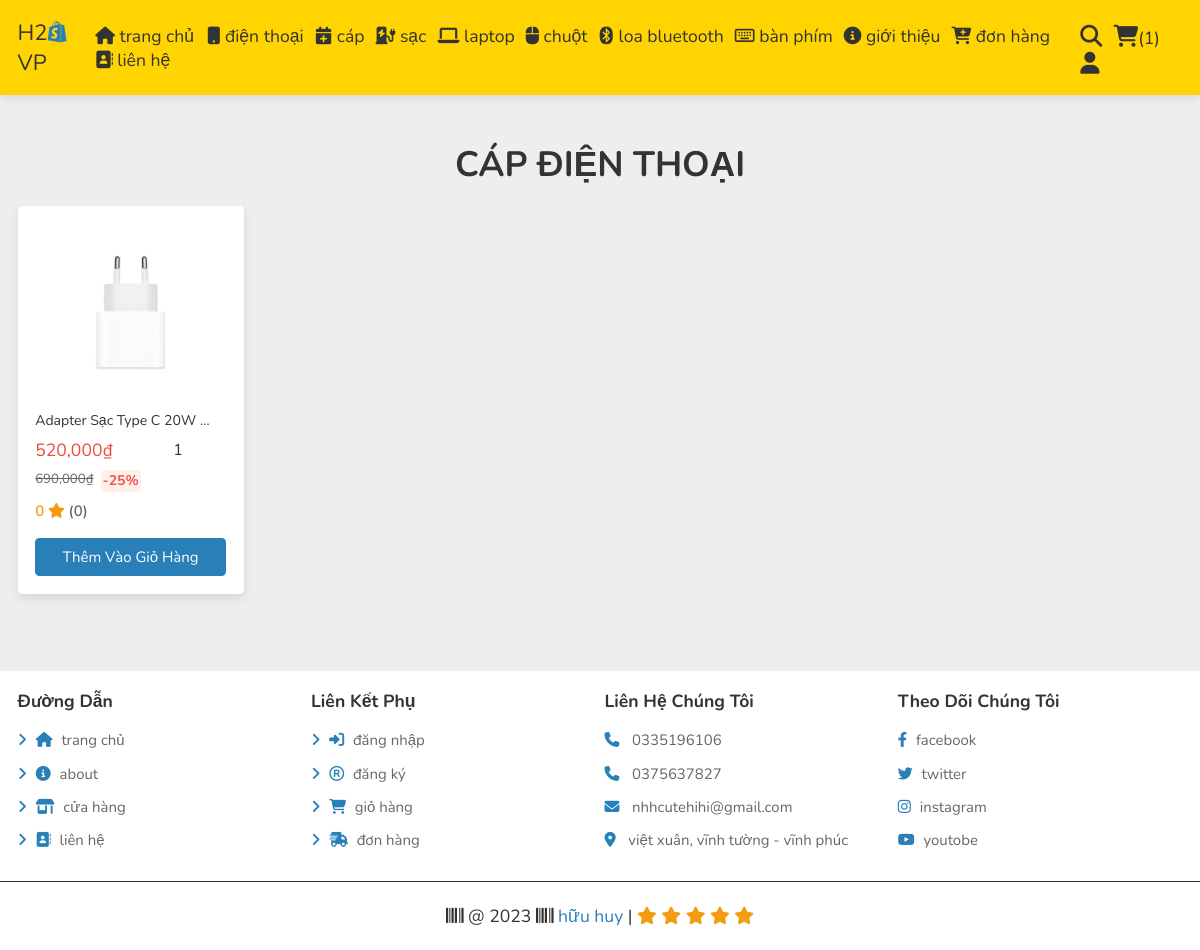
The page /all_sạc_điện_thoại.php (signed in) on the database its author committed.
### tables this page shows
CREATE TABLE `products` (
  `id` int(200) NOT NULL,
  `name` varchar(200) NOT NULL,
  `key_word` varchar(200) NOT NULL,
  `brand` varchar(100) NOT NULL,
  `quantity_sp` int(200) NOT NULL,
  `details` varchar(2000) NOT NULL,
  `details1` varchar(2000) NOT NULL,
  `details2` varchar(2000) NOT NULL,
  `details3` varchar(2000) NOT NULL,
  `details4` varchar(2000) NOT NULL,
  `details5` varchar(2000) NOT NULL,
  `import_price` int(200) NOT NULL,
  `price` int(200) NOT NULL,
  `discount` int(200) NOT NULL,
  `image_01` varchar(100) NOT NULL,
  `image_02` varchar(100) NOT NULL,
  `image_03` varchar(100) NOT NULL,
  `details_1` varchar(200) NOT NULL,
  `details_2` varchar(200) NOT NULL,
  `details_3` varchar(200) NOT NULL,
  `details_4` varchar(200) NOT NULL,
  `details_5` varchar(200) NOT NULL,
  `details_6` varchar(200) NOT NULL,
  `details_7` varchar(200) NOT NULL,
  `details_8` varchar(200) NOT NULL,
  `details_9` varchar(200) NOT NULL,
  `details_10` varchar(200) NOT NULL,
  `details_11` varchar(200) NOT NULL,
  `date` datetime NOT NULL DEFAULT current_timestamp()
);

### all_sạc_điện_thoại.php (the view, shortened to what this page needs)
<?php
include 'components/connect.php';
?>
<!DOCTYPE html>
<html lang="en">
<head>
   <link rel="stylesheet" href="https://cdnjs.cloudflare.com/ajax/libs/font-awesome/6.1.1/css/all.min.css">
   <link rel="stylesheet" href="css/style.css">
</head>
<body>
<?php include 'components/user_header.php'; ?>
<section class="products">
   <h1 class="heading">cáp điện thoại</h1>
   <swiper-container class="mySwiper" init="false">
        <swiper-slide>
                <div class="box-container">
                <?php
                    $loai = 'sạc';
                    $select_products = $conn->prepare("SELECT * FROM `products` WHERE name LIKE '%{$loai}%'");
                    $select_products->execute();
                    if($select_products->rowCount() > 0){
                    while($fetch_product = $select_products->fetch(PDO::FETCH_ASSOC)){
                        $post_id = $fetch_product['id'];
                        $total_ratings = 0;
                        $select_ratings = $conn->prepare("SELECT * FROM `reviews` WHERE post_id = ?");
                        $select_ratings->execute([$fetch_product['id']]);
                        $total_reivews = $select_ratings->rowCount();
                        if($total_reivews != 0){
                            $average = round($total_ratings / $total_reivews, 1);
                        }else{
                            $average = 0;
                        }
                        $count_reviews = $conn->prepare("SELECT * FROM `reviews` WHERE post_id = ?");
                        $count_reviews->execute([$post_id]);
                        $total_reviews = $count_reviews->rowCount();
                ?>
                <form action="" method="post" class="box">
                    <img src="kho_ảnh/<?= $fetch_product['image_01']; ?>" alt="">
                    <div class="name"><?= $fetch_product['name']; ?> </div>
                    <div class="flex">
                        <div class="price"><?= number_format($fetch_product['discount']); ?><span>₫</span></div>
                        <input type="number" name="qty" class="qty" min="1" max="99" onkeypress="if(this.value.length == 2) return false;" value="1">
                    </div>
                    <div class="dis">
                        <div class="price1"><?= number_format($fetch_product['price']); ?><span>₫</span></div>
                        <small><?= $km =  round((($fetch_product ['discount'] - $fetch_product ['price']) / $fetch_product ['price']) * 100) ; ?>%</small>
                    </div>
                    <p class="total-reviews"> <span><?= $average ?></span> <i class="fas fa-star">  <span> (<?= $total_reviews; ?>)</span></i>  </p>
                    <input type="submit" value="thêm vào giỏ hàng" class="btn" name="add_to_cart">
                </form>
                <?php
                    }
                }else{
                    echo '<p class="empty">không tìm thấy sản phẩm!</p>';
                }
                ?>
                </div>
        </swiper-slide>
   </swiper-container>
</section>
<?php include 'components/cuối_trang_user.php'; ?>
</body>
</html>

### components/user_header.php (shortened to what this page needs)
<header class="header">
   <section class="flex">
      <a href="trang_chủ.php" class="logo">H2<span><i class="fa-brands fa-shopify"></i></span>VP</a>
      <nav class="navbar">
         <a href="trang_chủ.php"><i class="fa-solid fa-house"></i> trang chủ </a>
         <a href="all_dtdd.php"><i class="fa-solid fa-mobile-button"></i> điện thoại</a>
         <a href="all_cáp_điện_thoại.php"><i class="fa-solid fa-calendar-plus"></i> cáp</a>
         <a href="all_sạc_điện_thoại.php"><i class="fa-solid fa-charging-station"></i> sạc</a>
         <a href="all_laptop.php"><i class="fa-solid fa-laptop"></i> laptop</a>
         <a href="all_chuột.php"><i class="fa-solid fa-computer-mouse"></i> chuột</a>
         <a href="all_loa_bluetooth.php"><i class="fa-brands fa-bluetooth"></i> loa bluetooth</a>
         <a href="all_bàn_phím.php"><i class="fa-regular fa-keyboard"></i> bàn phím</a>
         <a href="giới_thiệu.php"><i class="fa-solid fa-circle-info"></i> giới thiệu</a>
         <a href="đơn_hàng.php"><i class="fa-solid fa-cart-plus"></i> đơn hàng</a>
         <a href="liên_hệ.php"><i class="fa-solid fa-address-book"></i> liên hệ</a>
      </nav>
      <div class="icons">
         <?php
            $count_cart_items = $conn->prepare("SELECT * FROM `cart` WHERE user_id = ?");
            $count_cart_items->execute([$user_id]);
            $total_cart_counts = $count_cart_items->rowCount();
         ?>
         <a href="tìm_kiếm_SP.php"><i class="fas fa-search"></i></a>
         <a href="giỏ_hàng.php"><i class="fas fa-shopping-cart"></i><span>(<?= $total_cart_counts; ?>)</span></a>
         <div id="user-btn" class="fas fa-user"></div>
      </div>
   </section>
</header>

### components/cuối_trang_user.php (shortened to what this page needs)
<footer class="footer">
   <section class="grid">
      <div class="box">
         <h3>đường dẫn </h3>
         <a href="trang_chủ.php"> <i class="fas fa-angle-right"></i><i class="fa-solid fa-house"></i>trang chủ</a>
         <a href="giới_thiệu.php"> <i class="fas fa-angle-right"></i><i class="fa-solid fa-circle-info"></i>about</a>
         <a href="trang_chủ.php?#cuahang"> <i class="fas fa-angle-right"></i><i class="fa-solid fa-shop"></i>cửa hàng</a>
         <a href="liên_hệ.php"> <i class="fas fa-angle-right"></i><i class="fa-solid fa-address-book"></i>liên hệ</a>
      </div>
      <div class="box">
         <h3>Liên kết phụ</h3>
         <a href="login.php"> <i class="fas fa-angle-right"></i><i class="fa-solid fa-right-to-bracket"></i>đăng nhập</a>
         <a href="register.php"> <i class="fas fa-angle-right"></i><i class="fa-regular fa-registered"></i>đăng ký</a>
         <a href="giỏ_hàng.php"> <i class="fas fa-angle-right"></i><i class="fa-solid fa-cart-shopping"></i>giỏ hàng </a>
         <a href="đơn_hàng.php"> <i class="fas fa-angle-right"></i><i class="fa-solid fa-truck-fast"></i>đơn hàng</a>
      </div>
      <div class="box">
         <h3>Liên hệ chúng tôi</h3>
         <a href="#" click="clickToCopy('0335196106')"><i class="fas fa-phone"></i> 0335196106</a>
         <a href="#"><i class="fas fa-phone"></i> 0375637827</a>
         <a href="#"><i class="fas fa-envelope"></i> nhhcutehihi@gmail.com</a>
         <a href="https://www.google.com/maps"><i class="fas fa-map-marker-alt"></i> việt xuân, vĩnh tường - vĩnh phúc </a>
      </div>
      <div class="box">
         <h3>theo dõi chúng tôi</h3>
         <a href="https://www.facebook.com/"><i class="fab fa-facebook-f"></i>facebook</a>
         <a href="https://twitter.com/"><i class="fab fa-twitter"></i>twitter</a>
         <a href="https://www.instagram.com/"><i class="fab fa-instagram"></i>instagram</a>
         <a href="https://www.youtube.com/"><i class="fab fa-youtube"></i>youtobe</a>
      </div>
   </section>
   <div class="credit"><i class="fa-solid fa-barcode"></i> @ <?= date('Y'); ?> <i class="fa-solid fa-barcode"></i>  <span>hữu huy</span> |
       <i class="fa-solid fa-star" ></i>
       <i class="fa-solid fa-star" ></i>
       <i class="fa-solid fa-star" ></i>
       <i class="fa-solid fa-star" ></i>
       <i class="fa-solid fa-star" ></i>
   </div>
</footer>

### css/style.css (style rules this page uses)
:root { --main-color:#2980b9; --orange:#f39c12; --green:#27ae60; --red:#e74c3c; --black:#333; --white:#fff; --light-color:#666; --light-colo2:#999; --light-bg:#eee; --border:.1rem solid var(--black); --box-shadow:0 .5rem 1rem rgba(0,0,0,.1); }
* { font-family: 'Nunito', sans-serif; margin:0; padding:0; box-sizing: border-box; outline: none; border:none; text-decoration: none; }
html { font-size: 62.5%; overflow-x: hidden; }
body { background-color: var(--light-bg); }
section { padding:2rem; max-width: 1500px; margin:0 auto; }
.heading { margin-top: 2rem; font-size: 4rem; color:var(--black); margin-bottom: 2rem; text-align: center; text-transform: uppercase; }
.btn, .delete-btn, .option-btn { display: block; width: 100%; margin-top: 1rem; border-radius: .5rem; padding:1rem 3rem; font-size: 1.7rem; text-transform: capitalize; color:var(--white); cursor: pointer; text-align: center; }
.btn { background-color: var(--main-color); }
.header { position: sticky; top:0; left:0; right:0; background-color: #ffd400; box-shadow: var(--box-shadow); z-index: 1000; }
.header .flex { display: flex; align-items: center; justify-content: space-between; position: relative; }
.header .flex .logo { font-size: 2.5rem; color:var(--black); }
.header .flex .logo span { color:var(--main-color); }
.header .flex .navbar a { margin:0 0.5rem; font-size: 2rem; text-decoration: none; color:var(--black); }
.header .flex .icons > * { margin-left: 1rem; font-size: 2.5rem; cursor: pointer; color:var(--black); }
.header .flex .icons a span { font-size: 2rem; }
.box .total-reviews { font-size: 1.7rem; padding: 1rem 0; }
.box .total-reviews i { color: var(--orange); }
.box .total-reviews i span { color: var(--light-color); }
.box .total-reviews span { font-weight: 600; color: var(--orange); }
.products { margin-top: 10px; margin-bottom: 10px; border-radius: 10px; }
.products .box-container { display: grid; grid-template-columns: repeat(5,minmax(0,1fr)); margin-bottom: 50px; gap: 1rem; justify-content: center; align-items: flex-start; }
.products .box-container .box { position: relative; background-color: var(--white); box-shadow: var(--box-shadow); border-radius: .5rem; padding:2rem; overflow: hidden; }
.products .box-container .box img { height: 20rem; width: 100%; object-fit: contain; margin-bottom: 1rem; }
.products .box-container .box .name { width: 220px; overflow: hidden; white-space: nowrap; text-overflow: ellipsis; font-size: 1.6rem; color:var(--black); }
.products .box-container .box .flex { display: flex; align-items: center; gap:1rem; }
.products .box-container .box .flex .qty { width: 7rem; padding:1rem; font-size: 1.8rem; color:var(--black); border-radius: .5rem; }
.products .box-container .box .flex .price { font-size: 2rem; color:var(--red); margin-right: auto; }
.products .box-container .box .dis { display: flex; }
.products .box-container .box .dis small { color: #eb5757; background: #fff0e9; border-radius: 4px; font-weight: 700; padding: 1px 2px 2px 2px; margin-left: 7px; font-size: 14px; }
.products .box-container .box .price1 { color: var(--light-color); font-size: 1.5rem; text-decoration-line: line-through; }
.footer { background-color: var(--white); }
.footer .grid { display: grid; grid-template-columns: repeat(auto-fit, minmax(27rem, 1fr)); gap:1rem; align-items: flex-start; }
.footer .grid .box h3 { font-size: 2rem; color:var(--black); margin-bottom: 2rem; text-transform: capitalize; }
.footer .grid .box a { display: block; margin:1.5rem 0; font-size: 1.7rem; color:var(--light-color); }
.footer .grid .box a i { padding-right: 1rem; color:var(--main-color); transition: .2s linear; }
.footer .credit { text-align: center; padding: 2.5rem 2rem; border-top: var(--border); font-size: 2rem; color:var(--black); }
.footer .credit span { color:var(--main-color); }
@media (max-width:1250px) { html { font-size: 55%; } }
@media (max-width:1250px) { .products .box-container .box .name { width: 180px; overflow: hidden; white-space: nowrap; text-overflow: ellipsis; font-size: 1.6rem; color:var(--black); } }

### components/cuối_trang_user.php (style rules this page uses)
.fa-star { color: #f39c12; }

### rows shown on the page
products: image_01 (picture), name "Adapter Sạc Type C 20W…", discount "520,000", price "690,000", discount+price "-25", average "0", total_reviews "0"

### other values the page prints
$total_cart_counts "1"
